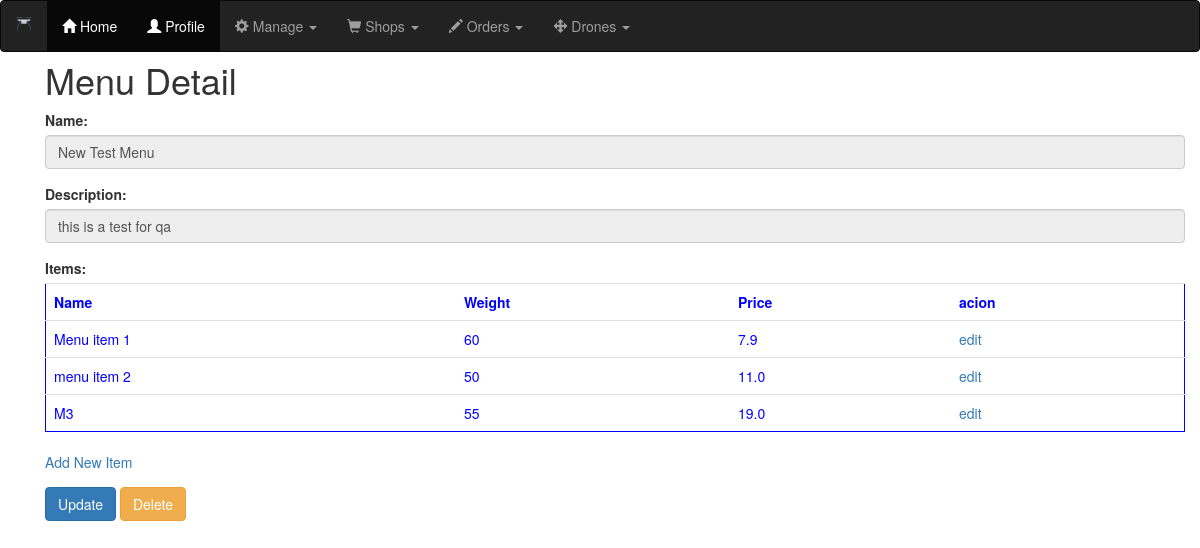
Before: /shops/menu/1 with the older database file.
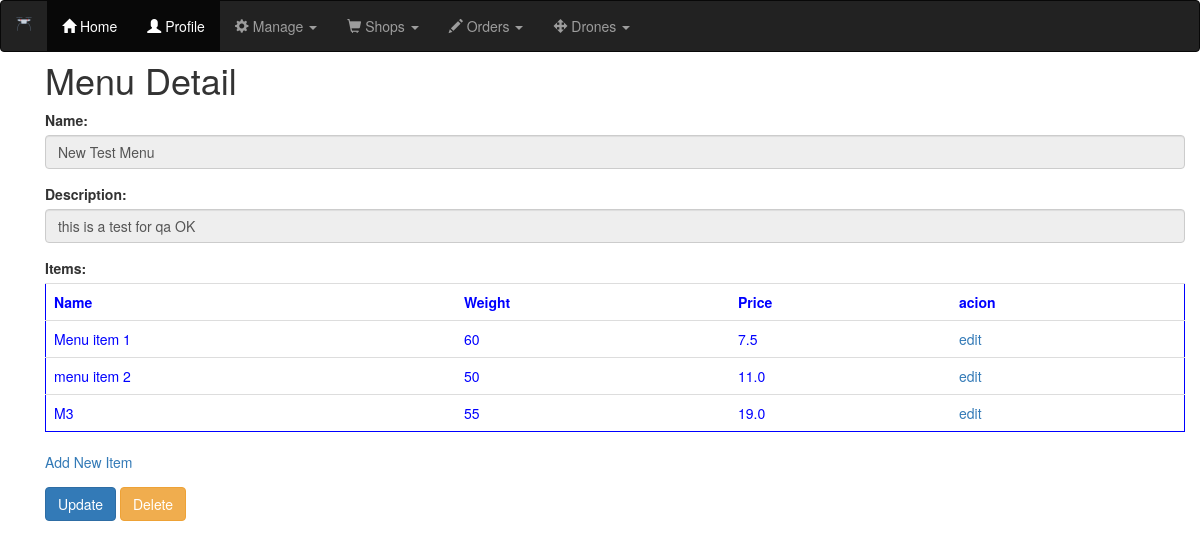
After: the same page with the newer database file.
### shops/models.py (models this page shows, shortened)
class Menu(models.Model):
    name = models.CharField(max_length=25)
    description = models.CharField(max_length=50)
    items = models.ManyToManyField(MenuItem)

class MenuItem(models.Model):
    name = models.CharField(max_length=50)
    description = models.CharField(max_length=50)
    weight = models.IntegerField()
    price = models.FloatField(default=0)

### shops/views.py (the view)
# urls.py: path('menu/<int:id>',MenuDetailView.as_view(),name='menu_detail'),
class MenuDetailView(DetailView):
    template_name = 'menus/menu_detail.html'
    model=Menu
    context_object_name = 'menu'
    def get_object(self):
        id_ = self.kwargs.get("id")
        return get_object_or_404(Menu,id=id_)

### shops/templates/menus/menu_detail.html (shortened to what this page needs)
<!DOCTYPE html>
{% extends "base.html" %}
{% block content %}
<div class="container">
<br><br>
  <h1>Menu Detail</h1>
  <form method="POST">
    <div class="form-group">
        <label for="name">Name:</label>
        <input type="text" class="form-control" id="name" value='{{ menu.name }}' disabled>
    </div>
    <div class="form-group">
        <label for="description">Description:</label>
        <input type="text" class="form-control" id="description" value="{{ menu.description }}" disabled>
    </div>
    <div class="form-group">
        <label for='items'>Items:</label>
          <table class="table" style="border-style: solid; border-width:thin; border-color:blue; color:blue;" >
            <tr>
              <th>Name</th>
              <th>Weight</th>
              <th>Price</th>
              <th>acion</th>
            </tr>
          {% for i in menu.items.all %}
              <tr>
                <td>{{i.name}}</td>
                <td>{{i.weight}}</td>
                <td>{{i.price}}</td>
                <td> <a href="{% url 'shops:menu_item_update' i.id %}">edit</a> </td>
              </tr>
          {% endfor %}
        </table>
        <a href="{% url 'shops:menu_item_create' %}">Add New Item</a>
    </div>
    <a href="{% url 'shops:menu_update' menu.id %}"><button type="button" class="btn btn-primary">Update</button></a>
    <a href="{% url 'shops:menu_delete' menu.id %}"><button type="button" class="btn btn-warning">Delete</button></a>
  </form>
</div>
{% endblock %}

Changed rows visible on the page:
changed Menu "New Test Menu": description "this is a test for qa" → "this is a test for qa OK"
changed MenuItem "Menu item 1": price "7.9" → "7.5"
